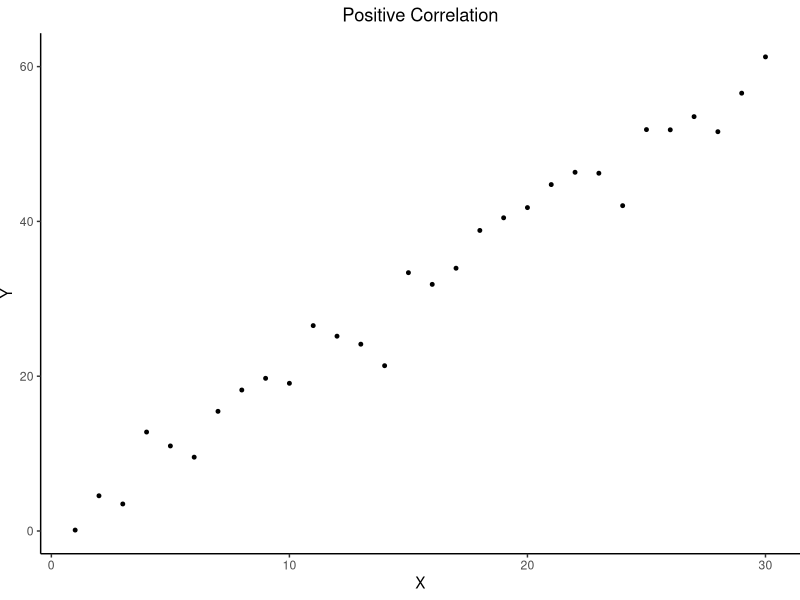
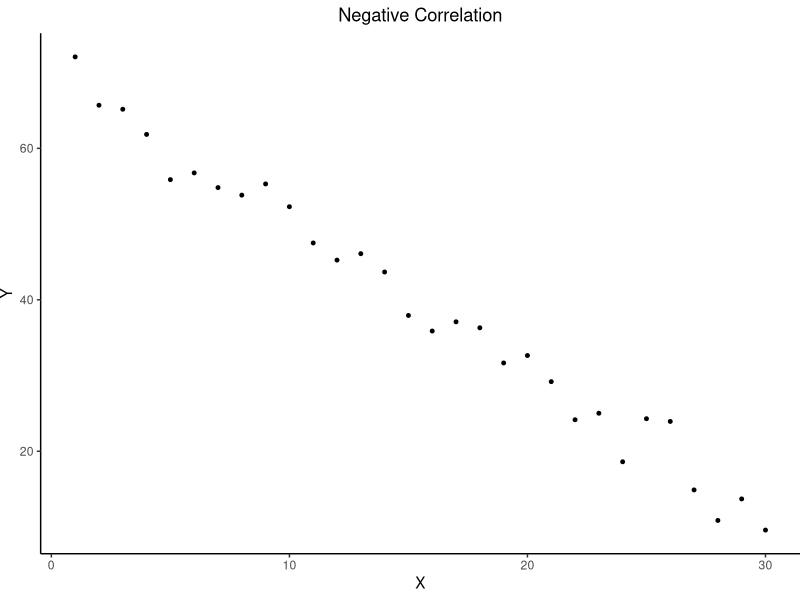
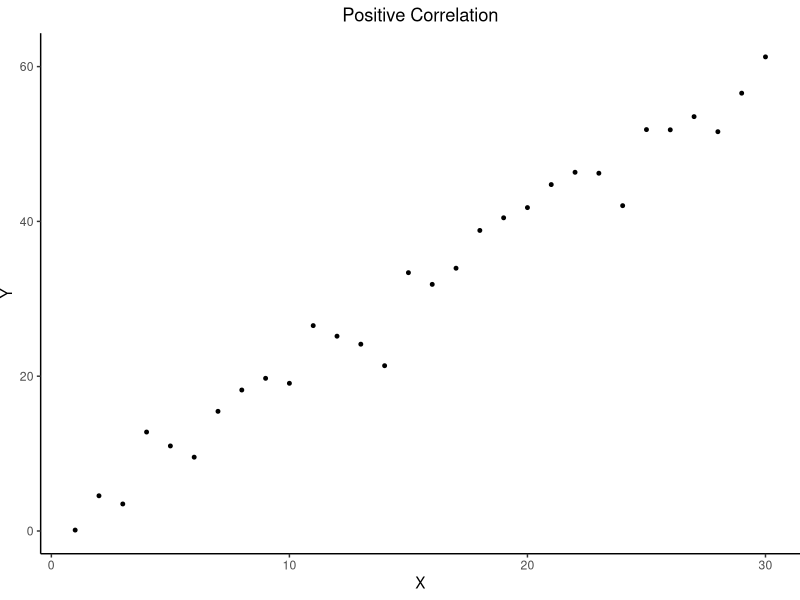
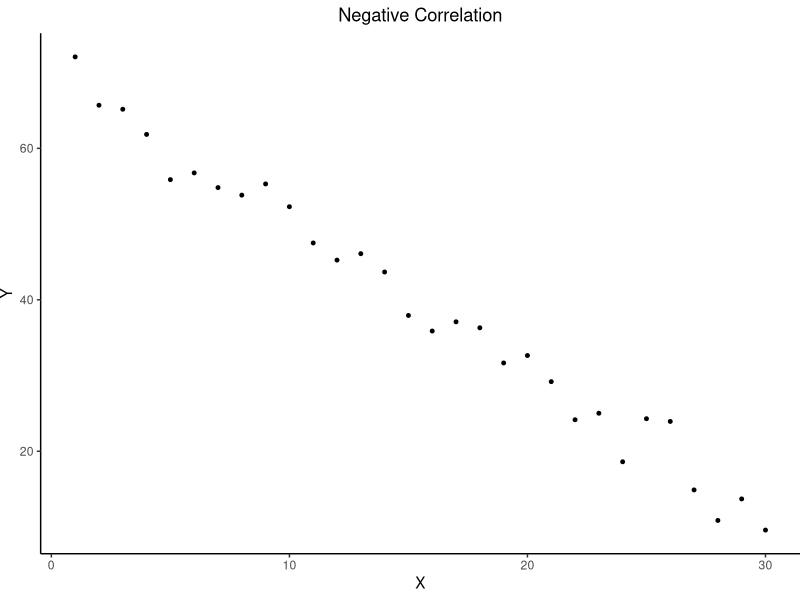

Write the R code that produced these figures, in order.
library(ggplot2)
set.seed(1)

df <- data.frame(x = 1:30, y = 2*(1:30) + rnorm(30, sd = 3))

ggplot(df, aes(x, y)) +
      geom_point(size = 1) +
      labs(title = "Positive Correlation", x = "X", y = "Y") +
      theme_classic() +
      theme(plot.title = element_text(hjust = 0.5)) +
    theme(
        panel.background = element_rect(fill = "transparent", colour = NA), # Transparent panel bg
        plot.background = element_rect(fill = "transparent", colour = NA),   # Transparent plot bg
        plot.margin = margin(t = 5.5, r = 0, b = 5.5, l = 0, unit = "pt")
    )
ggsave("corr-positive.pdf", width = 3.5, height = 3.5)



df <- data.frame(x = 1:30, y = -2*(1:30) + 70 + rnorm(30, sd = 3))
ggplot(df, aes(x, y)) +
      geom_point(size = 1) +
      labs(title = "Negative Correlation", x = "X", y = "Y") +
      theme_classic() +
      theme(plot.title = element_text(hjust = 0.5)) +
    theme(
        panel.background = element_rect(fill = "transparent", colour = NA), # Transparent panel bg
        plot.background = element_rect(fill = "transparent", colour = NA),   # Transparent plot bg
        plot.margin = margin(t = 5.5, r = 0, b = 5.5, l = 0, unit = "pt")
    )
ggsave("corr-negative.pdf", width = 3.5, height = 3.5)
